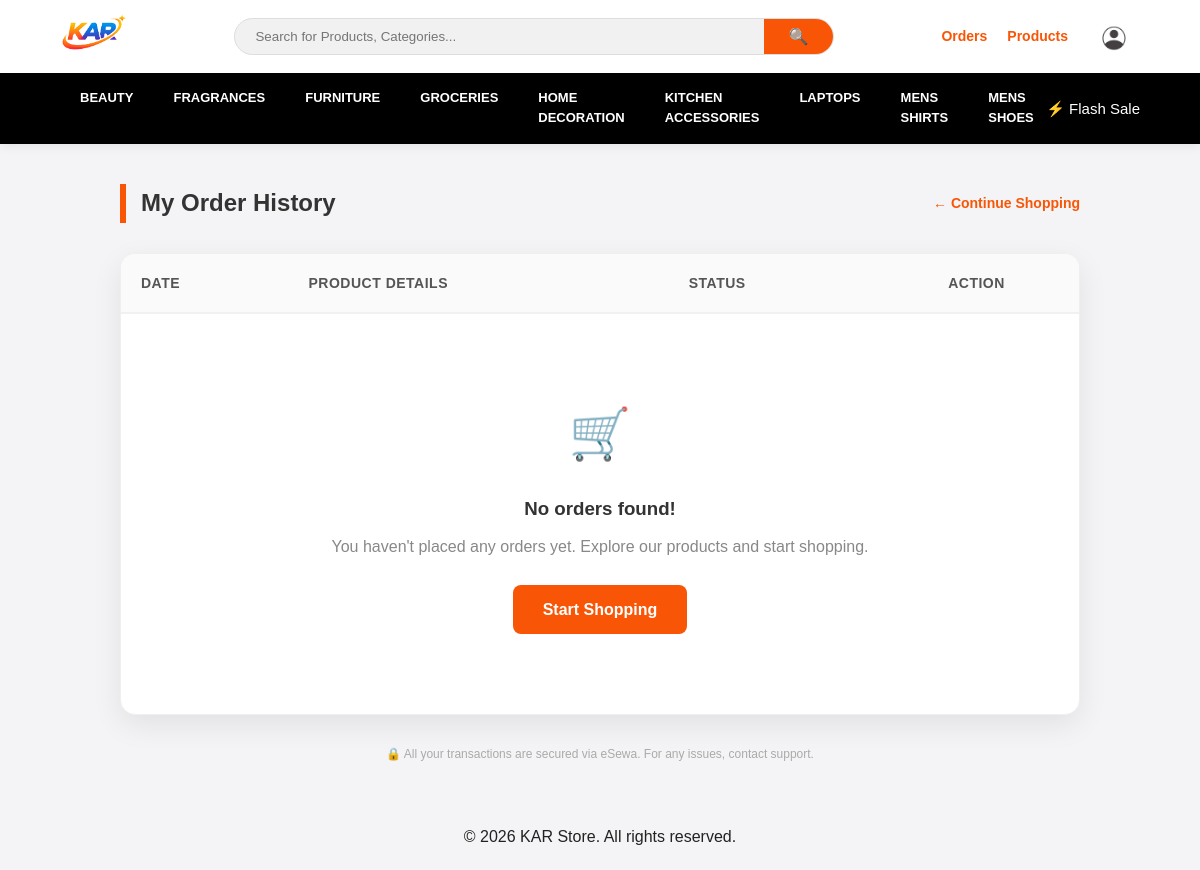
The app's page /orders/my-orders/ (signed in) with its own data.
### products/models.py (models this page shows, shortened)
class Category(models.Model):
    name = models.CharField(max_length=100)
    class Meta:
        verbose_name_plural = "Categories"

### orders/views.py (the view)
# urls.py: path('my-orders/', orders_view, name='orders'),
@login_required
def orders_view(request):
    orders = Order.objects.filter(user=request.user).select_related('product').order_by('-created_at')
    if request.user.is_authenticated and not request.user.is_superuser and not request.user.is_staff and request.user.role == 'CUSTOMER':
        CustomerActivity.objects.create(
            user=request.user,
            action='view_orders'
        )
    return render(request, 'orders/orders.html', {'orders': orders})

### accounts/context_processors.py (called while the page is built)
def category_context(request):
    return {
        'categories': Category.objects.all()
    }

### templates/orders/orders.html
{% extends 'pages/base.html' %}
{% block content %}
<div class="main-container" style="max-width: 1000px; margin: 40px auto; padding: 0 20px; font-family: 'Segoe UI', Tahoma, Geneva, Verdana, sans-serif;">
    <div style="display: flex; justify-content: space-between; align-items: center; margin-bottom: 30px;">
        <h2 style="margin: 0; font-weight: 700; color: #333; border-left: 6px solid #f85606; padding-left: 15px;">
            My Order History
        </h2>
        <a href="{% url 'home' %}" style="text-decoration: none; color: #f85606; font-size: 14px; font-weight: 600;">
            ← Continue Shopping
        </a>
    </div>
    <div style="background: white; border-radius: 15px; box-shadow: 0 10px 30px rgba(0,0,0,0.08); overflow: hidden; border: 1px solid #efefef;">
        <table style="width: 100%; border-collapse: collapse; min-width: 600px;">
            <thead>
                <tr style="background: #fafafa; border-bottom: 2px solid #f1f1f1; text-align: left;">
                    <th style="padding: 18px 20px; color: #555; font-size: 14px; text-transform: uppercase; letter-spacing: 0.5px;">Date</th>
                    <th style="padding: 18px 20px; color: #555; font-size: 14px; text-transform: uppercase; letter-spacing: 0.5px;">Product Details</th>
                    <th style="padding: 18px 20px; color: #555; font-size: 14px; text-transform: uppercase; letter-spacing: 0.5px;">Status</th>
                    <th style="padding: 18px 20px; color: #555; font-size: 14px; text-transform: uppercase; letter-spacing: 0.5px; text-align: center;">Action</th>
                </tr>
            </thead>
            <tbody>
                {% for order in orders %}
                <tr style="border-bottom: 1px solid #f9f9f9; transition: background 0.2s;" onmouseover="this.style.background='#fffcfb'" onmouseout="this.style.background='white'">
                    <td style="padding: 20px; color: #666; font-size: 14px;">{{ order.created_at|date:"M d, Y" }}</td>
                    <td style="padding: 20px;">
                        <div style="font-weight: 600; color: #222; font-size: 15px;">{{ order.product.name }}</div>
                        <div style="color: #888; font-size: 13px; margin-top: 4px;">
                            Qty: <span style="color: #444;">{{ order.quantity }}</span> |
                            Price: <span style="color: #444;">Rs. {{ order.product.price }}</span>
                        </div>
                    </td>
                    <td style="padding: 20px;">
                        <span style="display: inline-block; padding: 6px 14px; border-radius: 50px; font-size: 11px; font-weight: 700; text-transform: uppercase;
                            {% if order.status == 'Completed' %} background: #e6fffa; color: #00b087;
                            {% elif order.status == 'Pending' %} background: #fff9db; color: #f08c00;
                            {% elif order.status == 'Cancelled' %} background: #fff5f5; color: #e53e3e;
                            {% else %} background: #f1f3f5; color: #495057; {% endif %}">
                            {{ order.status }}
                        </span>
                    </td>
                    <td style="padding: 20px; text-align: center;">
                        <a href="{% url 'delete_order' order.id %}" style="background: #f85606; color: white; padding: 8px 16px; border-radius: 6px; text-decoration: none; font-size: 12px; font-weight: 600; transition: 0.3s;" onmouseover="this.style.background='#d44a05'" onmouseout="this.style.background='#f85606'">
                            Delete
                        </a>
                    </td>
                </tr>
                {% empty %}
                <tr>
                    <td colspan="5" style="padding: 80px 20px; text-align: center;">
                        <div style="font-size: 50px; margin-bottom: 20px;">🛒</div>
                        <h3 style="color: #333; margin-bottom: 10px;">No orders found!</h3>
                        <p style="color: #888; margin-bottom: 25px;">You haven't placed any orders yet. Explore our products and start shopping.</p>
                        <a href="{% url 'home' %}" style="display: inline-block; background: #f85606; color: white; padding: 12px 30px; border-radius: 8px; text-decoration: none; font-weight: 600;">
                            Start Shopping
                        </a>
                    </td>
                </tr>
                {% endfor %}
            </tbody>
        </table>
    </div>
    <p style="text-align: center; color: #aaa; font-size: 12px; margin-top: 30px;">
        🔒 All your transactions are secured via eSewa. For any issues, contact support.
    </p>
</div>
{% endblock %}

### templates/components/navbar.html (shortened to what this page needs)
{% load static %}
<div class="main-nav-wrapper">
    <header class="top-header">
        <div class="nav-logo">
            <a href="{% url 'home' %}">
                <img src="{% static 'image/logo.png' %}" alt="KAR Store">
            </a>
        </div>
        <div class="nav-search">
            <form method="GET" action="{% url 'home' %}">
                <input type="text" name="q" placeholder="Search for Products, Categories..."
                       autocomplete="off" value="{{ query|default:'' }}">
                <button type="submit">🔍</button>
            </form>
        </div>
        <div class="nav-utilities">
            {% if user.is_authenticated %}
                <a href="{% url 'orders' %}" class="auth-link">Orders</a>
                <a href="{% url 'products' %}" class="auth-link">Products</a>
                <div class="profile-dropdown">
                    <div class="profile-trigger" onclick="toggleUserDropdown()">
                        <img src="{% static 'image/account.png' %}" alt="Profile" class="user-logo-img">
                    </div>
                </div>
            {% else %}
                <a href="{% url 'login' %}" class="auth-link" id="sign-in-link">Sign In</a>
                <a href="{% url 'register' %}" class="auth-link">Register</a>
            {% endif %}
        </div>
    </header>
    {% if request.resolver_match.url_name != 'login' and request.resolver_match.url_name != 'register' and request.resolver_match.url_name != 'dashboard' %}
    <nav class="category-strip">
        <div class="mega-menu-container">
            <div class="scroll-wrapper">
                <ul class="dynamic-category-list">
                    {% for cat in categories %}
                    <li class="cat-item">
                        <a href="{% url 'category_products' cat.id %}" class="cat-link">{{ cat.name }}</a>
                    </li>
                    {% endfor %}
                </ul>
            </div>
            <div class="nav-addon-info">
                <span style="color: #ffffff; font-weight: 500; font-size: 15px;">⚡ Flash Sale</span>
            </div>
        </div>
    </nav>
    {% endif %}
</div>

### static/css/base.css (style rules this page uses)
.main-brand-logo, .nav-logo img { height: 45px !important; width: auto !important; max-height: 45px !important; object-fit: contain; }
:root { --primary-orange: #f85606; --primary-black: #000000; --bg-light: #f4f4f6; --text-main: #222222; --text-muted: #666; --white: #ffffff; --border-soft: #efefef; --transition: 0.3s ease; --shadow-md: 0 10px 25px rgba(0,0,0,0.1); }
* { margin: 0; padding: 0; box-sizing: border-box; font-family: 'Poppins', sans-serif; }
body { background-color: var(--bg-light); color: var(--text-main); line-height: 1.6; }
.main-nav-wrapper { background: var(--white); box-shadow: 0 2px 10px rgba(0,0,0,0.08); position: sticky; top: 0; z-index: 1000; }
.top-header { display: flex; justify-content: space-between; align-items: center; padding: 10px 5%; max-width: 1400px; margin: 0 auto; }
.nav-logo img { height: 45px !important; width: auto !important; object-fit: contain; }
.nav-search { flex: 1; margin: 0 40px; max-width: 600px; position: relative; }
.nav-search form { display: flex; background: #f1f1f1; border-radius: 25px; overflow: hidden; border: 1px solid #ddd; }
.nav-search input { flex: 1; border: none; padding: 10px 20px; outline: none; background: transparent; }
.nav-search button { background: var(--primary-orange); color: var(--white); border: none; padding: 0 25px; cursor: pointer; font-size: 16px; }
.nav-utilities { display: flex; align-items: center; gap: 20px; }
.auth-link { color: var(--primary-orange); font-weight: 550; text-decoration: none; font-size: 14px; }
.category-strip { background: var(--primary-black); width: 100%; position: relative; z-index: 99; overflow: visible !important; }
.mega-menu-container { display: flex; align-items: center; max-width: 1400px; margin: 0 auto; padding: 0 5%; position: relative; }
.scroll-wrapper { flex: 1; overflow-x: auto; scrollbar-width: none; -webkit-overflow-scrolling: touch; }
.dynamic-category-list { display: flex; list-style: none; }
.cat-item { position: static; }
.cat-link { color: var(--white); text-decoration: none; padding: 15px 20px; display: block; font-size: 13px; font-weight: 600; text-transform: uppercase; transition: var(--transition); }
.main-container { max-width: 1300px; margin: 0 auto; padding: 20px 15px; }

### templates/components/navbar.html (style rules this page uses)
.profile-dropdown { position: relative; display: inline-block; }
.profile-trigger { display: flex; align-items: center; gap: 8px; cursor: pointer; padding: 5px 10px; }
.user-logo-img { width: 32px; height: 32px; border-radius: 50%; object-fit: cover; border: 1px solid #ffffff; background: transparent; }

### records on screen
Category: name "BEAUTY"
Category: name "FRAGRANCES"
Category: name "FURNITURE"
Category: name "GROCERIES"
Category: name "HOME DECORATION"
Category: name "KITCHEN ACCESSORIES"
Category: name "LAPTOPS"
Category: name "MENS SHIRTS"
Category: name "MENS SHOES"
